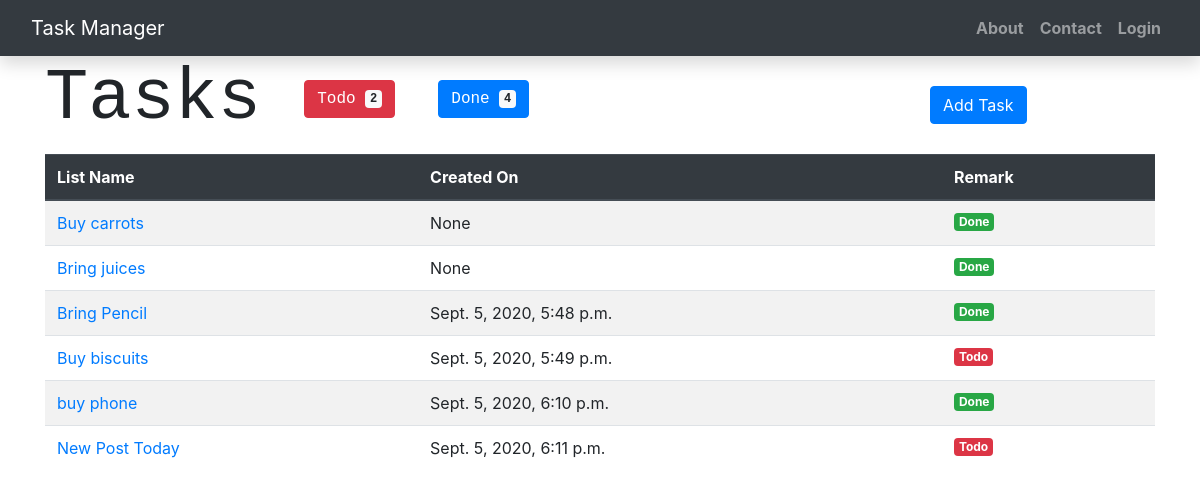
Page /task/ on the committed database.
### todo/models.py (models this page shows, shortened)
class Task(models.Model):
    title = models.CharField(max_length=128)
    slug = models.SlugField(default="")
    task_list = models.ForeignKey(TaskList, on_delete=models.CASCADE, null=True)
    created_date = models.DateTimeField(default=timezone.now, blank=True, null=True)
    completed = models.BooleanField(default=False)
    completed_date = models.DateField(blank=True, null=True)
    created_by = models.ForeignKey(
        User,
        blank=True,
        related_name="todo_created_by",
        on_delete=models.CASCADE,
    )

### todo/views.py (the view)
# urls.py: path('task/', views.tasks, name='tasks'),
def tasks(request):
    return render(request, 'tasks.html', {
        "tasks" : Task.objects.all(),
        "tasks_todo" : Task.objects.filter(completed="False").count(),
        "tasks_done" : Task.objects.filter(completed="True").count()
    })

### todo/templates/tasks.html
{% extends 'base.html'%}
{% block content %}
    <div class="row">
        <div class="col-9">
            <h3 class="display-3 text-monospace"> Tasks
                <button type="button" class="btn btn-danger">
                    Todo <span class="badge badge-light">{{tasks_todo}}</span>
                </button>
                <button class="btn btn-primary">
                    Done <span class="badge badge-light">{{tasks_done}}</span>
                </button>
            </h3>
        </div>
        <div class="col-3">
            <div style="margin:30px;">
                <a href="{% url 'tasks_add' %}">
                    <button type="button" class="btn btn-primary">Add Task</button>
                </a>
            </div>
        </div>
    </div>
    <table class="table table-striped">
        <thead class="thead-dark">
            <tr>
            <th scope="col">List Name </th>
            <th scope="col">Created On </th>
            <th scope="col">Remark </th>
          </tr>
        </thead>
        <tbody>
            {% for task in tasks %}
        <tr>
            <td><a href="{% url 'task_detail' task.slug  %}"> {{ task.title }} </a> </td>
            <td>{{ task.created_date}}</td>
            <td> {% if task.completed  %}
                    <span class="badge badge-success">Done</span>
                {% else %}
                    <span class="badge badge-danger">Todo</span>
                {% endif %}
            </td>
        </tr>
          {% endfor %}
        </tbody>
      </table>
{% endblock content %}

### rows in the picture
Task: title "Buy carrots", created_date "None", completed "Done"
Task: title "Bring juices", created_date "None", completed "Done"
Task: title "Bring Pencil", created_date "Sept. 5, 2020, 5:48 p.m.", completed "Done"
Task: title "Buy biscuits", created_date "Sept. 5, 2020, 5:49 p.m.", completed "Todo"
Task: title "buy phone", created_date "Sept. 5, 2020, 6:10 p.m.", completed "Done"
Task: title "New Post Today", created_date "Sept. 5, 2020, 6:11 p.m.", completed "Todo"

### other values in the picture
{{ tasks_todo }} "2"
{{ tasks_done }} "4"
